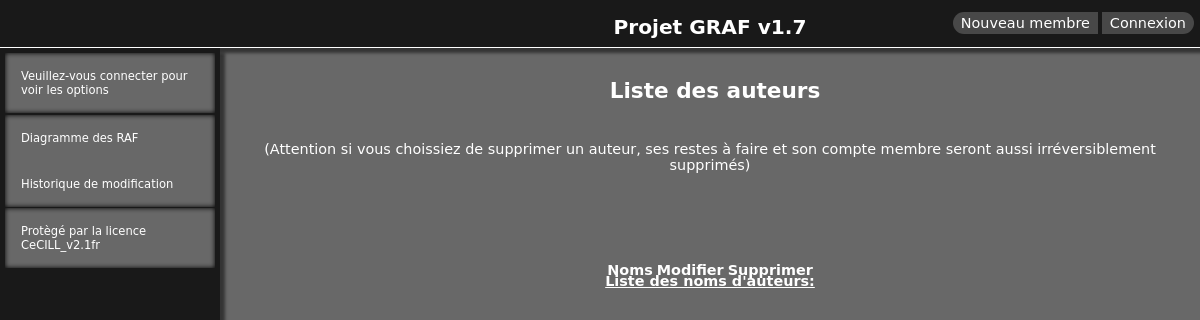
The page /managment/req-author.php on the database as committed earlier.
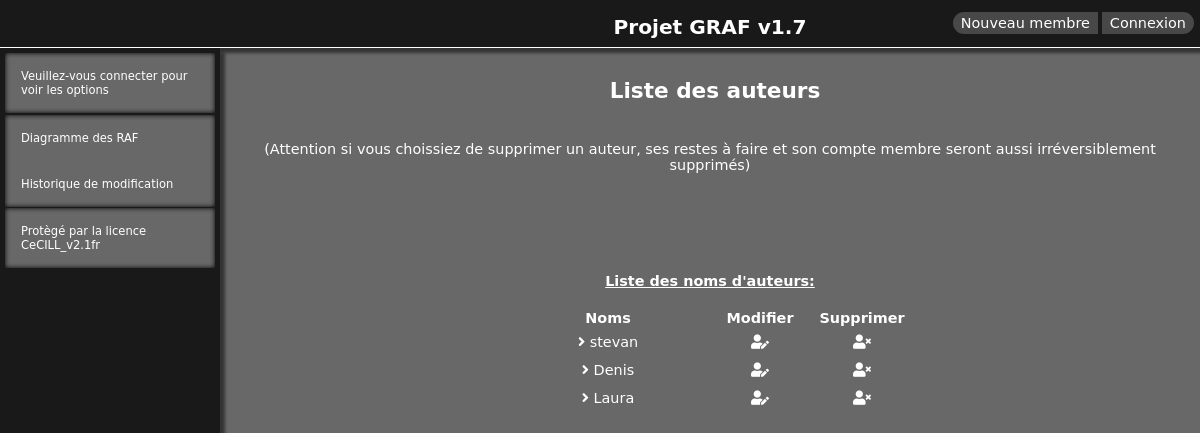
The same page on the database as committed later.
### tables this page shows
CREATE TABLE `author` (
  `id` int(11) NOT NULL AUTO_INCREMENT,
  `name` varchar(255) NOT NULL,
  PRIMARY KEY (`id`)
);

### managment/req-author.php (the view, shortened to what this page needs)
<!doctype html>
<html lang="fr">
<head>
    <link rel="stylesheet" href="../css/style.css">
    <link rel="stylesheet" href="https://pro.fontawesome.com/releases/v5.10.0/css/all.css"
/>
    <link rel="stylesheet" type="text/css" href="../jquery-ui/jquery-ui.css" media="screen"/>
</head>
<body>
<?php
require '../navigation/top-left-nav.php';
require '../sql/config.php';
$reqDelAuthor = $dbh->prepare("SELECT * FROM author");
$reqDelAuthor->execute();
?>
<main>
    <div class="index_col_center">
        <h2>Liste des auteurs</h2>
        <p>(Attention si vous choissiez de supprimer un auteur, ses restes à faire et son compte membre seront aussi irréversiblement supprimés)</p>
        <div class="del-managment">
            <h4> Liste des noms d'auteurs: </h4>
            <?php
            echo '<table class="table-managment">'; ?>
            <th>Noms</th>
            <th>Modifier</th>
            <th>Supprimer</th>
            <?php
            while ($delAuthor = $reqDelAuthor->fetch()) {
                $authorId = $delAuthor['id'];
                echo "<tr>";
                ?>
                <td class="td_name">
                    <i class="fas fa-angle-right"></i> <?php echo ' ' . $delAuthor['name'] ?>
                </td>
                <td>
                    <a href="edit-author.php?id=<?php echo $authorId; ?>">
                        <i class="fas fa-user-edit"></i>
                    </a>
                </td>
                <td>
                    <a class="confirmModal" href="del-author.php?id=<?php echo $authorId; ?>">
                        <i class="fas fa-user-times"></i>
                    </a>
                </td><br>
                <?php
                echo "</tr>";
            }
            echo "</table>"; ?>
        </div>
    </div>
</main>
</body>
</html>

Rows that differ between the two databases and show on the page:
added author: name "stevan"
added author: name "Denis"
added author: name "Laura"
